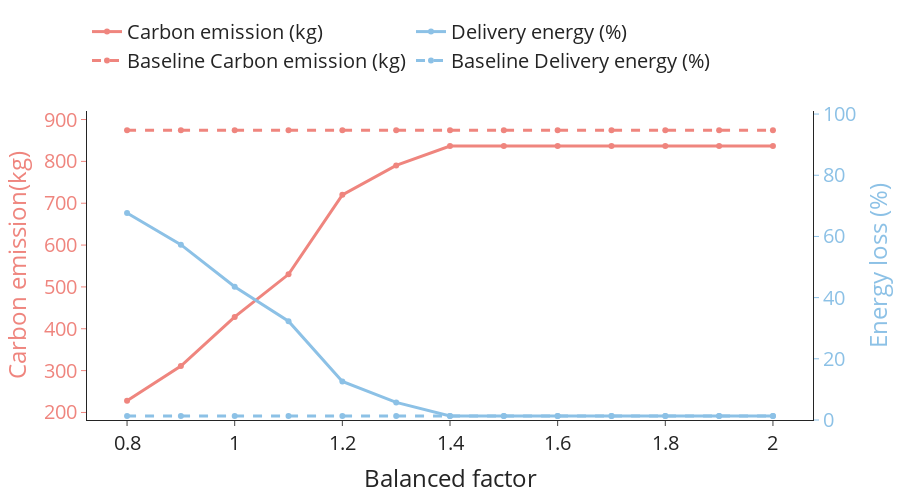

Source (notebook cell):
### Code cell
fig = go.Figure()
factors = [0.8,0.9,1,1.1,1.2,1.3,1.4,1.5,1.6,1.7,1.8,1.9,2.0]
n = len(factors)


fig.add_trace(go.Scatter(x=factors, y=mpc_carbon, name='Carbon emission (kg)', line=dict(color='#ef857e', width=3)))
fig.add_trace(go.Scatter(x=factors, y=mpc_delivery, yaxis='y2',name='Delivery energy (%)', line=dict(color='#8cc1e6', width=3)))
#fig.add_trace(go.Scatter(x=[factors[2]], y=[mpc_carbon[2]],mode='markers',marker_symbol='star',showlegend = False,marker_color="#ef857e", marker_size=15))
#fig.add_trace(go.Scatter(x=[factors[2]], y=[mpc_delivery[2]],yaxis='y2',mode='markers',marker_color="#8cc1e6",marker_symbol='star',showlegend = False,marker_size=15))

fig.add_trace(go.Scatter(x=factors, y=[edf_carbon for _ in range(n)], name='Baseline Carbon emission (kg)', line=dict(color='#ef857e', width=3, dash='dash')))
fig.add_trace(go.Scatter(x=factors, y=[edf_delivery for _ in range(n)], yaxis='y2',name='Baseline Delivery energy (%)', line=dict(color='#8cc1e6', width=3, dash='dash')))

fig.update(layout={
    'xaxis':{'title':'Balanced factor', 'showline':True},
    'yaxis':{'title': 'Carbon emission(kg)', 'color':'#ef857e'},
    'yaxis2':{'title': 'Energy loss (%)','range':[0,101],'anchor':'x','overlaying':'y','side':'right','color':'#8cc1e6'},
    "font": {"size": 20,},
    'template':'simple_white',
    'legend':{'yanchor':'bottom','y':1.1,'xanchor':'left','x':0.0,'orientation':'h'},
    'width':900,
    'height':500,
    #  'xaxis':{ 'showgrid': False},
    # 'yaxis': {   'showgrid': True} 
})
fig.show()

### Figure 1 — Plotly figure (JSON) as saved in the notebook; plotly's stock layout.template omitted (floating-point values rounded to 4 significant figures)
{"data": [{"line": {"color": "#ef857e", "width": 3}, "name": "Carbon emission (kg)", "type": "scatter", "x": [0.8, 0.9, 1, 1.1, 1.2, 1.3, 1.4, 1.5, 1.6, 1.7, 1.8, 1.9, 2], "y": [227.9, 310.8, 428.3, 530.1, 720.1, 790.3, 836.6, 836.6, 836.6, 836.6, 836.6, 836.6, 836.6]}, {"line": {"color": "#8cc1e6", "width": 3}, "name": "Delivery energy (%)", "type": "scatter", "x": [0.8, 0.9, 1, 1.1, 1.2, 1.3, 1.4, 1.5, 1.6, 1.7, 1.8, 1.9, 2], "y": [67.65, 57.31, 43.55, 32.32, 12.62, 5.752, 1.333, 1.333, 1.333, 1.333, 1.333, 1.333, 1.333], "yaxis": "y2"}, {"line": {"color": "#ef857e", "dash": "dash", "width": 3}, "name": "Baseline Carbon emission (kg)", "type": "scatter", "x": [0.8, 0.9, 1, 1.1, 1.2, 1.3, 1.4, 1.5, 1.6, 1.7, 1.8, 1.9, 2], "y": [874.5, 874.5, 874.5, 874.5, 874.5, 874.5, 874.5, 874.5, 874.5, 874.5, 874.5, 874.5, 874.5]}, {"line": {"color": "#8cc1e6", "dash": "dash", "width": 3}, "name": "Baseline Delivery energy (%)", "type": "scatter", "x": [0.8, 0.9, 1, 1.1, 1.2, 1.3, 1.4, 1.5, 1.6, 1.7, 1.8, 1.9, 2], "y": [1.333, 1.333, 1.333, 1.333, 1.333, 1.333, 1.333, 1.333, 1.333, 1.333, 1.333, 1.333, 1.333], "yaxis": "y2"}], "layout": {"font": {"size": 20}, "height": 500, "legend": {"orientation": "h", "x": 0, "xanchor": "left", "y": 1.1, "yanchor": "bottom"}, "width": 900, "xaxis": {"showline": true, "title": {"text": "Balanced factor"}}, "yaxis": {"color": "#ef857e", "title": {"text": "Carbon emission(kg)"}}, "yaxis2": {"anchor": "x", "color": "#8cc1e6", "overlaying": "y", "range": [0, 101], "side": "right", "title": {"text": "Energy loss (%)"}}}}
